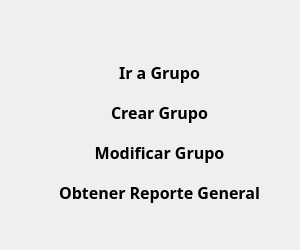
<?xml version="1.0" encoding="UTF-8"?>
<ui version="4.0">
 <class>MainWindow3</class>
 <widget class="QMainWindow" name="MainWindow3">
  <property name="geometry">
   <rect>
    <x>0</x>
    <y>0</y>
    <width>300</width>
    <height>250</height>
   </rect>
  </property>
  <property name="minimumSize">
   <size>
    <width>300</width>
    <height>250</height>
   </size>
  </property>
  <property name="maximumSize">
   <size>
    <width>300</width>
    <height>250</height>
   </size>
  </property>
  <property name="sizeIncrement">
   <size>
    <width>0</width>
    <height>0</height>
   </size>
  </property>
  <property name="windowTitle">
   <string>Educación Física UO</string>
  </property>
  <property name="windowIcon">
   <iconset>
    <normaloff>:/icons/res/registro2.svg</normaloff>:/icons/res/registro2.svg</iconset>
  </property>
  <property name="styleSheet">
   <string notr="true">QPushButton 
{
	border-radius:5px;
	background-color: &quot;white&quot;;
}

QPushButton:hover { background-color: rgb(200,200,200)}

#centralwidget
{
border-image: url(:/images/fondo.jpg);
}</string>
  </property>
  <widget class="QWidget" name="centralwidget">
   <widget class="QPushButton" name="pushButton_3">
    <property name="enabled">
     <bool>true</bool>
    </property>
    <property name="geometry">
     <rect>
      <x>10</x>
      <y>10</y>
      <width>30</width>
      <height>30</height>
     </rect>
    </property>
    <property name="minimumSize">
     <size>
      <width>30</width>
      <height>30</height>
     </size>
    </property>
    <property name="maximumSize">
     <size>
      <width>30</width>
      <height>30</height>
     </size>
    </property>
    <property name="autoFillBackground">
     <bool>false</bool>
    </property>
    <property name="styleSheet">
     <string notr="true"/>
    </property>
    <property name="text">
     <string/>
    </property>
    <property name="icon">
     <iconset resource="res.qrc">
      <normaloff>:/icons/atras.png</normaloff>:/icons/atras.png</iconset>
    </property>
    <property name="iconSize">
     <size>
      <width>25</width>
      <height>30</height>
     </size>
    </property>
   </widget>
   <widget class="QPushButton" name="pushButton_4">
    <property name="geometry">
     <rect>
      <x>40</x>
      <y>140</y>
      <width>239</width>
      <height>25</height>
     </rect>
    </property>
    <property name="minimumSize">
     <size>
      <width>0</width>
      <height>25</height>
     </size>
    </property>
    <property name="font">
     <font>
      <family>Ubuntu Condensed</family>
      <pointsize>12</pointsize>
      <weight>75</weight>
      <bold>true</bold>
     </font>
    </property>
    <property name="text">
     <string>Modificar Grupo</string>
    </property>
   </widget>
   <widget class="QPushButton" name="pushButton_2">
    <property name="geometry">
     <rect>
      <x>40</x>
      <y>100</y>
      <width>239</width>
      <height>25</height>
     </rect>
    </property>
    <property name="minimumSize">
     <size>
      <width>0</width>
      <height>25</height>
     </size>
    </property>
    <property name="font">
     <font>
      <family>Ubuntu Condensed</family>
      <pointsize>12</pointsize>
      <weight>75</weight>
      <bold>true</bold>
     </font>
    </property>
    <property name="text">
     <string>Crear Grupo</string>
    </property>
   </widget>
   <widget class="QPushButton" name="pushButton">
    <property name="enabled">
     <bool>true</bool>
    </property>
    <property name="geometry">
     <rect>
      <x>40</x>
      <y>60</y>
      <width>239</width>
      <height>25</height>
     </rect>
    </property>
    <property name="minimumSize">
     <size>
      <width>0</width>
      <height>25</height>
     </size>
    </property>
    <property name="font">
     <font>
      <family>Ubuntu Condensed</family>
      <pointsize>12</pointsize>
      <weight>75</weight>
      <bold>true</bold>
     </font>
    </property>
    <property name="text">
     <string>Ir a Grupo</string>
    </property>
   </widget>
   <widget class="QPushButton" name="pushButton_5">
    <property name="geometry">
     <rect>
      <x>40</x>
      <y>180</y>
      <width>239</width>
      <height>25</height>
     </rect>
    </property>
    <property name="minimumSize">
     <size>
      <width>0</width>
      <height>25</height>
     </size>
    </property>
    <property name="font">
     <font>
      <family>Ubuntu Condensed</family>
      <pointsize>12</pointsize>
      <weight>75</weight>
      <bold>true</bold>
     </font>
    </property>
    <property name="text">
     <string>Obtener Reporte General</string>
    </property>
   </widget>
  </widget>
 </widget>
 <resources>
  <include location="res.qrc"/>
 </resources>
 <connections/>
</ui>
